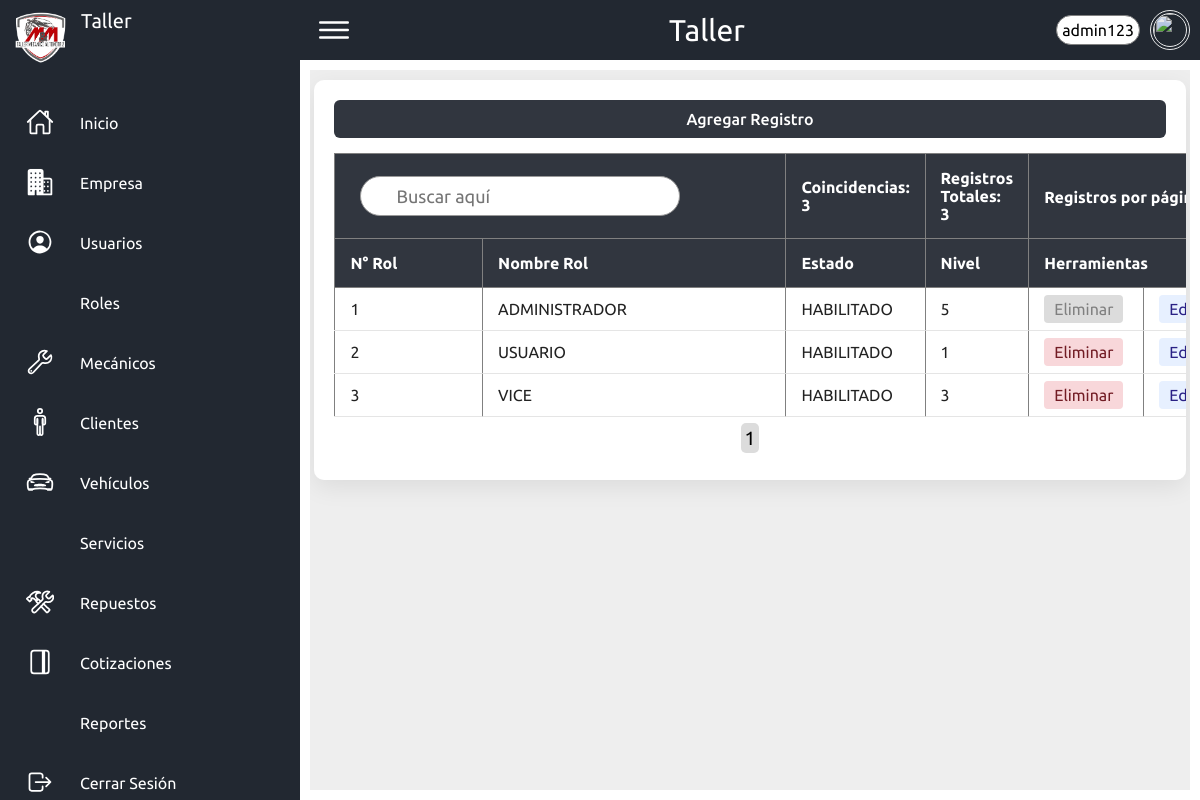
The page /paginas/roles.php (signed in) on the database its author committed.
### tables this page shows
CREATE TABLE `empresa` (
  `id_empresa` int(11) NOT NULL,
  `nombre` varchar(50) NOT NULL,
  `celular` varchar(9) DEFAULT '0000-0000',
  `fijo` varchar(9) DEFAULT '0000-0000',
  `direccion` text NOT NULL DEFAULT 'Sin Información',
  `logo` text DEFAULT '../img/logos/logo.png',
  `correo` varchar(75) DEFAULT 'correo@gmail.com',
  `slogan` text DEFAULT 'Sin Información'
);

CREATE TABLE `accesos_roles` (
  `id_acceso` int(11) NOT NULL,
  `id_rol` int(11) NOT NULL,
  `usuarios` int(1) DEFAULT 0,
  `mecanicos` int(1) DEFAULT 0,
  `servicios` int(1) DEFAULT 0,
  `cotizaciones` int(1) DEFAULT 0,
  `repuestos` int(1) DEFAULT 0,
  `reportes` int(1) DEFAULT 0,
  `clientes` int(1) DEFAULT 0,
  `vehiculos` int(1) DEFAULT 0
);

CREATE TABLE `roles` (
  `id_rol` int(11) NOT NULL,
  `nombre_rol` varchar(50) NOT NULL,
  `estado` enum('HABILITADO','DESHABILITADO') NOT NULL DEFAULT 'HABILITADO',
  `nivel` enum('1','2','3','4','5') DEFAULT '1'
);

### sesiones/sesionstart.php (called while the page is built, shortened)
<?php
if ($_SESSION['nivel']<=2) {
    $clase="basic";
}elseif ($_SESSION['nivel']>=3 AND $_SESSION['nivel']<5) {
    $clase="medium";
}elseif ($_SESSION['nivel']==5) {
     $clase="premium";
}
 ?>

### database/extrasConsultas.php (called while the page is built, shortened)
<?php
function obtenerEmpresa() {
	$llave=conectarse();
	$sql = "SELECT * FROM empresa";
	$ejecutarConsulta = $llave->query($sql);
	$datos=$ejecutarConsulta->fetch_assoc();
	return $datos;
}
 ?>

### database/rolesConsultas.php (the view, shortened to what this page needs)
	<?php
function mostrarRol($clase, $limite, $inicio) {
	$llave = conectarse();
    $buscar = isset($_SESSION['buscar']) ? $_SESSION['buscar'] : '';
    $consultaTotal = "SELECT COUNT(*) as total FROM roles WHERE nombre_rol LIKE '%$buscar%'";
    $resultadoTotal = $llave->query($consultaTotal);
    $totalRegistros = $resultadoTotal->fetch_assoc()['total'];
    $consultaTotal2 = "SELECT COUNT(*) as total FROM roles";
    $resultadoTotal2 = $llave->query($consultaTotal2);
    $totalRegistros2 = $resultadoTotal2->fetch_assoc()['total'];
    $consulta = "SELECT * FROM roles r, accesos_roles ar WHERE r.id_rol=ar.id_rol AND nombre_rol LIKE '%$buscar%' LIMIT $inicio, $limite";
    $ejecutarConsulta = $llave->query($consulta);
    ?>
<div class="table-container">
	<a href='roles.php?forminsert=si'><button class='btn-add'>Agregar Registro</button></a>
	    <table border="1" class="styled-table active">
	    	<thead class="<?php echo $clase ?>">
        		<tr>
        			<th colspan="2">
        				<div class="search">
        					<form method="POST">
						        <label>
						            <input type="text" id="buscar" name="buscar" placeholder="Buscar aquí" onkeyup="buscarDinamico(this.value)" on>
						            <ion-icon name="search-outline"></ion-icon>
						        </label>
        					</form>
					    </div>
					</th>
					<th>
						<span>Coincidencias: <?php echo $totalRegistros; ?></span>
        			</th>
        			<th>
        				<span>Registros Totales: <?php echo $totalRegistros2; ?></span>
        			</th>
        			<th colspan="7">
        				<form method="POST" action="#">
						    <label for="limite">Registros por página:</label>
						</form>
        			</th>
        		</tr>
        	</thead>
	    	<thead>
	            <tr>
	            	<th>N° Rol</th>
	                <th>Nombre Rol</th>
	                <th>Estado</th>
	                <th>Nivel</th>
	                <th colspan="4">Herramientas</th>
	            </tr>
	        </thead>
	        <tbody>
	        <?php
	        $correlativo = 1;
			while ($datos = $ejecutarConsulta->fetch_assoc()) {
				$estado = $datos['estado'];
				if ($datos['nivel'] == 5) {
					$claseEliminar = "disabled";
					$claseEstado = "disabled";
				} else {
					$claseEliminar = "";
					$claseEstado = "";
				}
				$idRol = $datos["id_rol"];
				echo "
				    <tr>
				        <td>$correlativo</td>
				        <td>{$datos['nombre_rol']}</td>
				        <td>{$datos['estado']}</td>
				        <td>{$datos['nivel']}</td>
				        <td><a class='btn-delete $claseEliminar' href='#' onclick='confirmarEliminacion($idRol)'>Eliminar</a></td>
				        <td><a class='btn-edit' href='roles.php?forminsert=si&&actualizar=si&&id=$idRol'>Editar</a></td>
				        <td>
				            <input type='checkbox' id='abrir-opciones-$idRol' class='abrir-opciones' style='display: none;'>
				            <a class='btn-print'><label for='abrir-opciones-$idRol'>Acceso</label></a>
				        </td>
				        <td>
				            <a class='btn-details $claseEstado' href='#' onclick='confirmarActivarDesactivar($idRol, \"$estado\")'>" . ($estado == 'HABILITADO' ? 'DESACTIVAR' : 'ACTIVAR') . "</a>
				        </td>
				    </tr>
				    <tr id='opciones-avanzadas-$idRol' style='display: none; text-align: center;'>
				        <td colspan='8'>
				        <strong>Este rol cuenta con acceso a las siguientes páginas:</strong> ". $acces = ($datos['usuarios']==0) ? '&emsp;Usuarios' : '';
				echo "</tr>
				";
				$correlativo++;
			}
	        ?>
	        </tbody>
	    </table>
        <div id="paginador">
            <?php
            $totalPaginas = ceil($totalRegistros / $limite);
            $pagActual = isset($_GET['pagina']) ? (int)$_GET['pagina'] : 1;
            $rango = 4;
            $inicio = max(1, $pagActual - $rango);
            $fin = min($totalPaginas, $pagActual + $rango);
            for ($i = $inicio; $i <= $fin; $i++) {
			    if ($i == $pagActual) {
			        echo "<a href='roles.php?pagina=$i' class='btn-pagina $clase active'>$i</a>";
			    } else {
			        echo "<a href='roles.php?pagina=$i' class='btn-pagina $clase'>$i</a>";
			    }
			}
            ?>
        </div>
</div>
<?php
}
	?>

### complementos/sidebar.php (shortened to what this page needs)
<?php
   include '../database/extrasConsultas.php';
   $datos=obtenerEmpresa();
?>
   <div class="container">
       <div class="navigation <?php echo "$clase";?>">
           <ul>
               <li>
                   <a href="index.php" data-page="index">
                       <span class="icon">
                           <img src="<?php echo $datos['logo']; ?>">
                       </span>
                       <span class="title name"><?php echo $datos['nombre']; ?></span>
                   </a>
               </li>
               <li>
                   <a href="index.php" data-page="index">
                       <span class="icon">
                           <ion-icon name="home-outline"></ion-icon>
                       </span>
                       <span class="title">Inicio</span>
                   </a>
               </li>
                <?php
                   if ($_SESSION['nivel']==5) {
               ?>
                       <li>
                           <a href="empresa.php" data-page="customers">
                               <span class="icon">
                                   <ion-icon name="business"></ion-icon>
                               </span>
                               <span class="title">Empresa</span>
                           </a>
                       </li>
               <?php
                   }
               ?>
               <?php
                   if ($_SESSION['nivel']>2) {
                      ?>
                       <li class="<?php $claseAcceso = (isset($_SESSION['accesos']['usuarios']) && $_SESSION['accesos']['usuarios'] == 1) ? 'notaccess' : ''; echo $claseAcceso;?>">
                           <a href="usuarios.php" data-page="customers">
                               <span class="icon">
                                   <ion-icon name="person-circle-outline"></ion-icon>
                               </span>
                               <span class="title">Usuarios</span>
                           </a>
                       </li>
                        <?php
                       if ($_SESSION['nivel']==5) {
                           ?>
                       <li>
                           <a href="roles.php" data-page="customers">
                               <span class="icon">
                               </span>
                               <span class="title">Roles</span>
                           </a>
                       </li>
                      <?php
                       }
                   }
                ?>
               <li class="<?php $claseAcceso = (isset($_SESSION['accesos']['mecanicos']) && $_SESSION['accesos']['mecanicos'] == 1) ? 'notaccess' : ''; echo $claseAcceso;?>">
                   <a href="mecanicos.php" data-page="customers">
                       <span class="icon">
                           <ion-icon name="build-outline"></ion-icon>
                       </span>
                       <span class="title">Mecánicos</span>
                   </a>
               </li>
               <li class="<?php $claseAcceso = (isset($_SESSION['accesos']['clientes']) && $_SESSION['accesos']['clientes'] == 1) ? 'notaccess' : ''; echo $claseAcceso;?>">
                   <a href="clientes.php" data-page="messages">
                       <span class="icon">
                           <ion-icon name="man-outline"></ion-icon>
                       </span>
                       <span class="title">Clientes</span>
                   </a>
               </li>
               <li class="<?php $claseAcceso = (isset($_SESSION['accesos']['vehiculos']) && $_SESSION['accesos']['vehiculos'] == 1) ? 'notaccess' : ''; echo $claseAcceso;?>">
                   <a href="vehiculos.php" data-page="help">
                       <span class="icon">
                           <ion-icon name="car-sport-outline"></ion-icon>
                       </span>
                       <span class="title">Vehículos</span>
                   </a>
               </li>
               <li class="<?php $claseAcceso = (isset($_SESSION['accesos']['servicios']) && $_SESSION['accesos']['servicios'] == 1) ? 'notaccess' : ''; echo $claseAcceso;?>">
                   <a href="servicios.php" data-page="settings">
                       <span class="icon">
                       </span>
                       <span class="title">Servicios</span>
                   </a>
               </li>
               <li class="<?php $claseAcceso = (isset($_SESSION['accesos']['repuestos']) && $_SESSION['accesos']['repuestos'] == 1) ? 'notaccess' : ''; echo $claseAcceso;?>">
                   <a href="repuestos.php" data-page="password">
                       <span class="icon">
                           <ion-icon name="construct-outline"></ion-icon>
                       </span>
                       <span class="title">Repuestos</span>
                   </a>
               </li>
               <li class="<?php $claseAcceso = (isset($_SESSION['accesos']['cotizaciones']) && $_SESSION['accesos']['cotizaciones'] == 1) ? 'notaccess' : ''; echo $claseAcceso;?>">
                   <a href="cotizaciones.php" data-page="password">
                       <span class="icon">
                           <ion-icon name="journal-outline"></ion-icon>
                       </span>
                       <span class="title">Cotizaciones</span>
                   </a>
               </li>
               <li class="<?php $claseAcceso = (isset($_SESSION['accesos']['reportes']) && $_SESSION['accesos']['reportes'] == 1) ? 'notaccess' : ''; echo $claseAcceso;?>">
                   <a href="reportes.php" data-page="password">
                       <span class="icon">
                       </span>
                       <span class="title">Reportes</span>
                   </a>
               </li>
               <li>
                   <a href="../sesiones/sesionclose.php?salir=0">
                       <span class="icon">
                           <ion-icon name="log-out-outline"></ion-icon>
                       </span>
                       <span class="title">Cerrar Sesión</span>
                   </a>
               </li>
           </ul>
       </div>
   </div>

### complementos/topbar.php (shortened to what this page needs)
<div class="topbar <?php
    if ($_SESSION['nivel']<=2) {
        $clase="basic";
    }elseif ($_SESSION['nivel']>=3 AND $_SESSION['nivel']<5) {
        $clase="medium";
    }elseif ($_SESSION['nivel']==5) {
         $clase="premium";
    }echo "$clase";?>">
    <div class="toggle">
        <ion-icon name="menu-outline" style="color: #FFFFFF;"></ion-icon>
    </div>
    <div class='logo-center'>
        <span class='title'><?php echo $datos['nombre'] ?></span>
    </div>
    <div class="user">
        <label for="user-menu-toggle">
            <span class="user-text"><?php echo $_SESSION['username'] ?></span>
            <img src="<?php echo $_SESSION['foto'] ?>" alt="">
        </label>
    </div>
</div>

### rows shown on the page
empresa: logo (picture), nombre "Taller"
accesos_roles: id_rol.nombre_rol "ADMINISTRADOR", id_rol.estado "HABILITADO", id_rol.nivel "5"
accesos_roles: id_rol.nombre_rol "USUARIO", id_rol.estado "HABILITADO", id_rol.nivel "1"
accesos_roles: id_rol.nombre_rol "VICE", id_rol.estado "HABILITADO", id_rol.nivel "3"

### other values the page prints
$_SESSION['username'] "admin123"
$totalRegistros "3"
$totalRegistros2 "3"
